Frame 1 (no input): blank canvas, image omitted
Frame 60 (the mouse pressed at the canvas centre just before this capture): blank canvas, image omitted
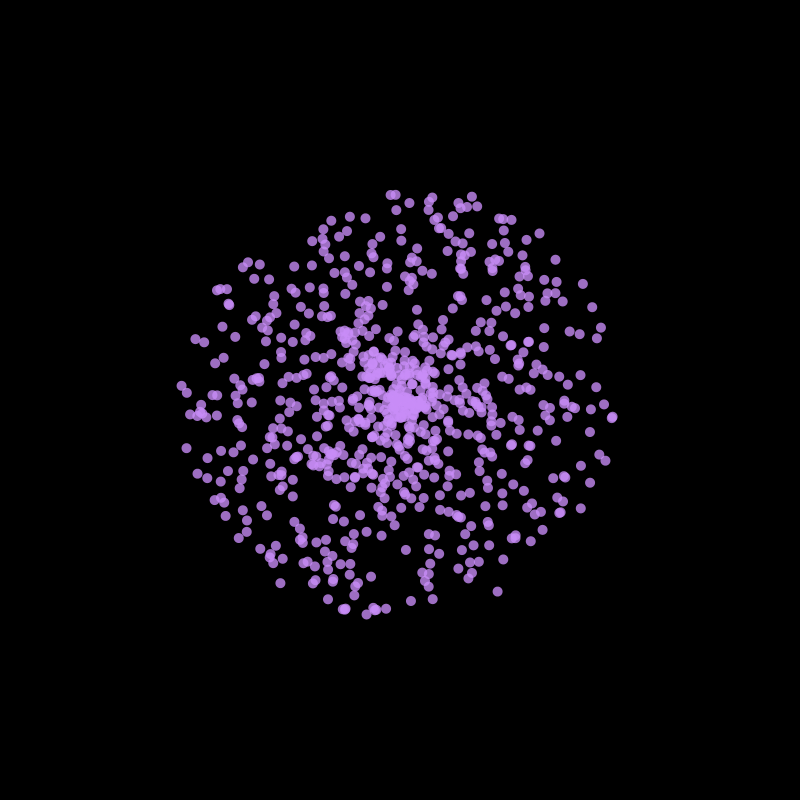
Frame 120 (the mouse held since frame 60 and released just before this capture)

The Processing sketch whose frames 1 and 60 were blank and that drew this single picture after the mouse press (run headless with seeded random() and noise(); from frame 60 on, the mouse is pressed at the canvas centre):

// Processing sketch: fireworks
// ── fireworks.pde
Particle[] sparks = new Particle[0]; // start with an empty array: no sparks

class Particle {
  float x;
  float y;
  float speedX;
  float speedY;
  int shade;
  int life; // start high, when 0, delete
}

Particle makeParticle(float x, float y, int c) { // c for color
  Particle np = new Particle(); // make an "empty" particle, np for new particle
  np.x = x;
  np.y = y;
  np.shade = c;
  np.life = round(random(50, 100));
  // random speedX and speedY gives us square bursts  :(
  // random direction and speed gives us round bursts :)
  float direction = random(0, TWO_PI); // pick random directions
  float speed = random(0, 10); // faster speed = larger boom
  np.speedX = speed * cos(direction);
  np.speedY = speed * sin(direction);

  return np;
}

void setup() {
  size(800, 800);
  noStroke();
}

void draw() {
  background(0);
  for (int i=0; i<sparks.length; i++) { 
    drawSpark(sparks[i]);
  }
  // separate delete check so we don't delete while looping (causes skipping)
  // check is backward to avoid problems with looping thru a shrinking array
  for (int i=sparks.length-1; i>=0; i--) { 
    sparks[i].life -= 1;
    if (sparks[i].life == 0) {
      deleteSpark(i);
    }
  }
}

void drawSpark(Particle current) {
  current.speedX *= .96; // friction
  current.speedY *= .96; // friction

  current.x += current.speedX;
  current.y += current.speedY;

  fill(current.shade, 200); // a little transparent
  ellipse(current.x, current.y, 10, 10);
}

void deleteSpark(int index) {
  // Copy everything to the right of our doomed item left
  for (int i=index+1; i<sparks.length; i++) {
    sparks[i-1] = sparks[i];
  }
  // Remove last element
  sparks =(Particle[]) shorten(sparks);
}

void mousePressed() {
  int newColor = color(random(100, 255), random(100, 255), random(100, 255)); 
  for (int i=0; i<1000; i++) { // change number 1000 to affect how many particles appear
    sparks =(Particle[]) append(sparks, makeParticle(mouseX, mouseY, newColor));
  }
}
